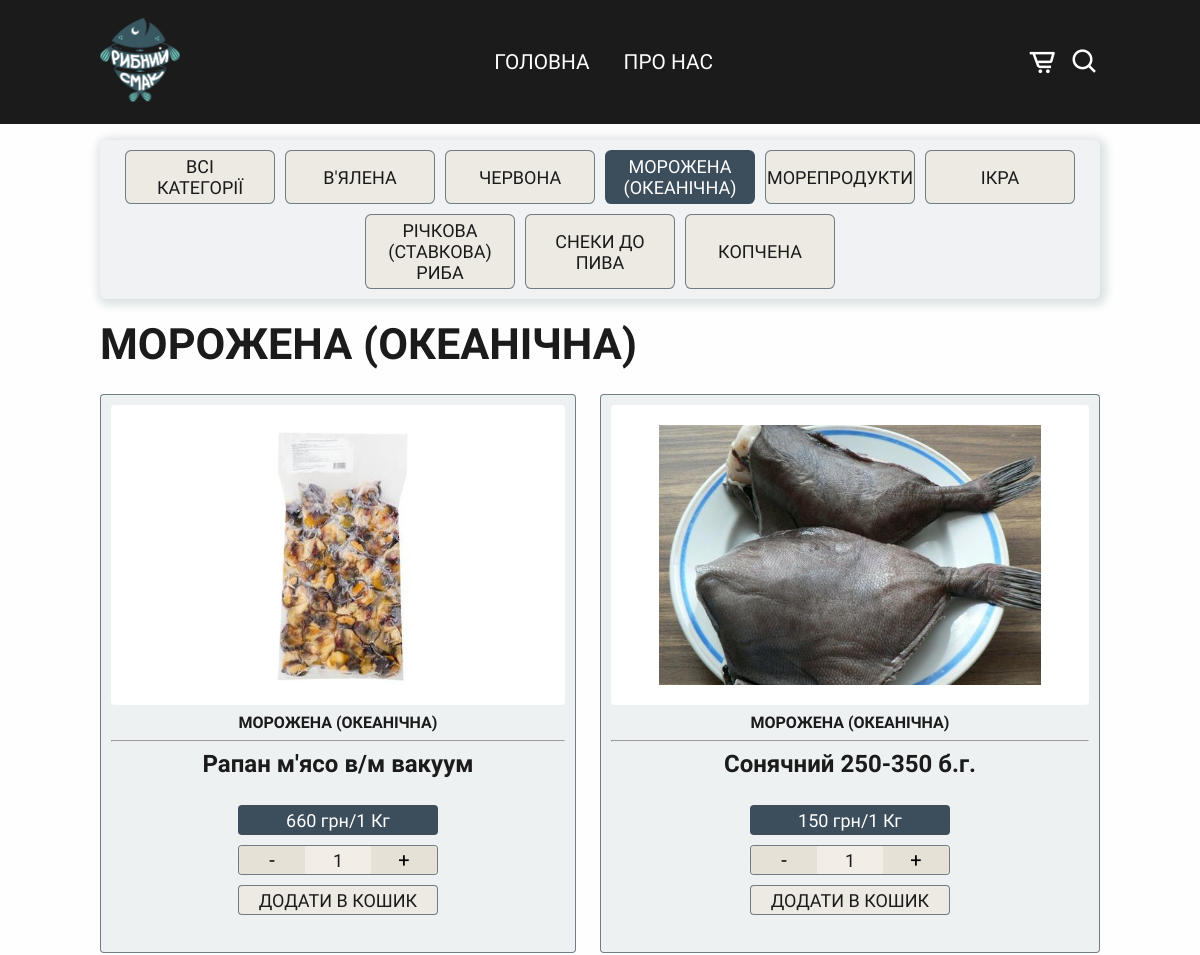
The app's page /products/morozhena-okeanichna (upper part), older data.
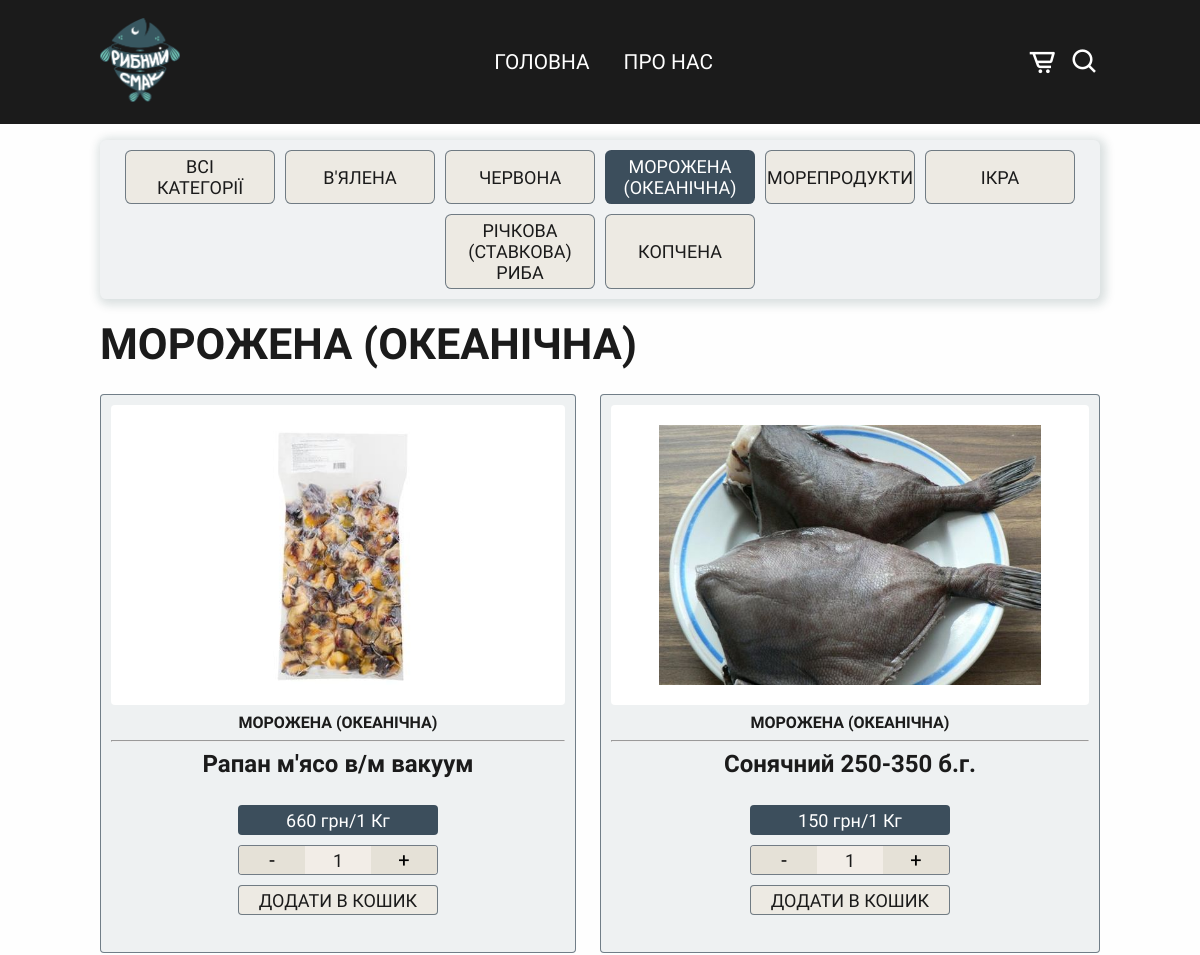
The same page, newer data.
### store/models.py (models this page shows, shortened)
class Category(models.Model):
    name = models.CharField(max_length=150, verbose_name='Заголовок')
    slug = models.SlugField(unique=True, verbose_name='Слаг')
    image = models.ImageField(upload_to='categories/', verbose_name='Зображення')
    is_published = models.BooleanField(default=True, verbose_name='На сайті')
    dt_update = models.DateTimeField(auto_now=True, verbose_name='Змінено')
    alt = models.CharField(max_length=150, default='fish store', verbose_name='alt tag')
    def __str__(self):
        return self.name
    def get_absolute_url(self):
        return reverse('store:products', args=(self.slug,))
    class Meta:
        verbose_name = 'категорію'
        verbose_name_plural = 'Категорії'
        ordering = ['dt_update', 'id']

class Product(models.Model):
    MEASURES = [
        ('1 Кг', '1 Кг'),
        ('100 грам', '100 грам'),
        ('1 Шт', '1 Шт'),
    ]
    name = models.CharField(max_length=250, verbose_name='Заголовок')
    description = models.TextField(verbose_name='Опис')
    image = models.ImageField(upload_to='products/', blank=True, verbose_name='Зображення')
    dt_create = models.DateTimeField(auto_now_add=True, verbose_name='Створено')
    dt_update = models.DateTimeField(auto_now=True, verbose_name='Змінено')
    price = models.DecimalField(max_digits=8, decimal_places=2, verbose_name='Ціна')
    measure = models.CharField(max_length=10, choices=MEASURES, verbose_name='Вимір')
    is_published = models.BooleanField(default=True, verbose_name='На сайті')
    alt = models.CharField(max_length=150, default='fish store', verbose_name='alt tag')
    category = models.ForeignKey(to=Category, on_delete=models.PROTECT, verbose_name='Категорія')
    class Meta:
        verbose_name = 'товар'
        verbose_name_plural = 'Товари'
        ordering = ['-dt_update', ]

### store/views.py (the view, shortened to what this page needs)
# urls.py: path('products/<slug:slug>', ProductsView.as_view(), name='products'),
class ProductsView(SingleObjectMixin, ListView):
    template_name = 'products.html'
    cats = Category.objects.filter(is_published=True)
    paginate_by = 5
    def get(self, request, *args, **kwargs):
        try:
            self.object = self.get_object(self.cats)
        except Http404:
            self.object = None
        return super().get(request, *args, **kwargs)
    def get_queryset(self):
        if self.object:
            return self.object.product_set.filter(is_published=True)
    def get_context_data(self, **kwargs):
        context = {
            "title": self.object.name if self.object else "Асортимент",
            "cats": self.cats,
        }
        return super().get_context_data(**kwargs, **context)

### store/templates/products.html (shortened to what this page needs)
{% extends "base.html" %}
{% load static %}
{% block menu %}
    <ul class="navbar animation-item">
        <li><a class="scroll-link" href="{% url 'store:index' %}#home">Головна</a></li>
        <li><a class="scroll-link" href="{% url 'store:index' %}#about">Про Нас</a></li>
    </ul>
{% endblock %}
{% block content %}
    <div class="categories-selector animation-item">
        <div class="categories-box">
            <div class="category-buttons">
                <a href="{% url 'store:products' 'all' %}"
                   class="category-button{% if not category %} chosen{% endif %}">Всі категорії</a>
                {% for cat in cats %}
                    <a href="{{ cat.get_absolute_url }}"
                       class="category-button{% if cat == category %} chosen{% endif %}">{{ cat.name }}</a>
                {% endfor %}
            </div>
        </div>
    </div>
    <section class="products" id="products">
        <div class="heading">
            {% if category %}
                <h2>{{ category.name }}</h2>
            {% elif request.GET.search %}
                <h2>Результати пошуку</h2>
            {% else %}
                <h2>Всі категорії</h2>
            {% endif %}
        </div>
        {% if object_list %}
        <div class="products-container">
            {% for product in object_list %}
                <div class="box" data-id="{{ product.id }}">
                    <img class="fish-image" data-description="{{ product.description }}"
                         src="{% if product.image %} {{ product.image.url }} {% else %} {% static 'img/ryb1.png' %} {% endif %}"
                         alt="{{ product.alt }}">
                    <h4>{{ product.category }}</h4>
                    <hr>
                    <h3 class="item-title">{{ product.name }}</h3>
                    <br>
                    <div class="content">
                        <span class="price-weight">{{ product.price|floatformat:"-2" }} грн/{{ product.measure }}</span>
                        <div class="counter">
                            <button class="counter_control" data-action="minus">-</button>
                            <div class="counter_amount" data-counter>1</div>
                            <button class="counter_control" data-action="plus">+</button>
                        </div>
                        <div class="cart-button-container">
                            <div data-cart>
                                <button data-cart class="add-cart-button">Додати в кошик</button>
                            </div>
                        </div>
                    </div>
                    <br>
                </div>
            {% endfor %}
        </div>
        {% else %}
            <div>Товарів не знайдено</div>
        {% endif %}
    </section>
{% endblock %}

Row changes from the older to the newer data that the page shows:
no longer on this page (row edited): Category: name "СНЕКИ ДО ПИВА"
